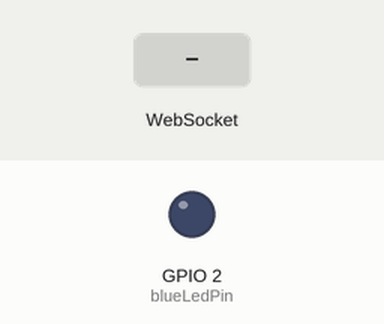
A program run on a simulated ESP32. Shown: output pins drawn as LEDs (lit = HIGH). Dashed ring = blinking. Inputs (shaded band) come from the test bench. WiFi joins after 1.5 s; servers stay silent unless stated; I2S audio is not simulated (input reads silence); what the program prints to the serial monitor is not drawn.

Above: at 3.2 s.
3.3 s: WebSocket text "LED_BLINK" received
At 3.6 s:
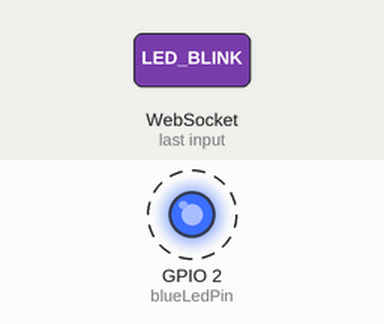
6.3 s: WebSocket text "LED_ON" received
At 7.1 s:
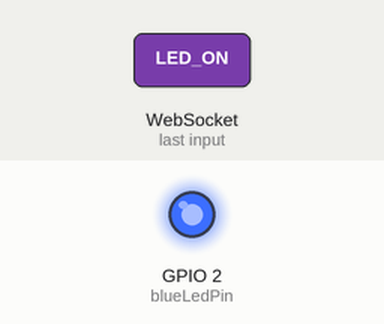
7.8 s: WebSocket text "LED_OFF" received
At 9.2 s:
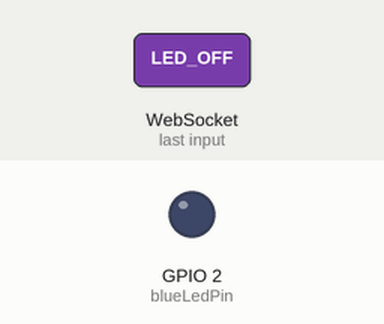
Timing chart, 0 to 10.8 s (numbered marks = the images above; inputs shaded):
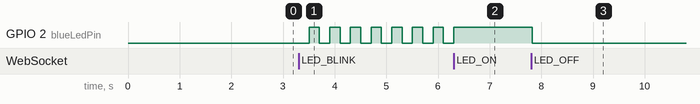

The program:

main.cpp
```cpp
#include <Arduino.h>
#include <WiFi.h>
#include <WebSocketsClient.h>
#include <driver/i2s.h>
#include <HTTPClient.h>
#include "secrets.h"

const char* ssid = SSID;
const char* password = SSID_PASSWORD;

// WebSocket server details
const char* websocket_server = WEBSOCKET_SERVER;
const int websocket_port = 8000;
const char* websocket_path = "/ws/audio";

// WebSocket client object
WebSocketsClient webSocket;

#define I2S_NUM         I2S_NUM_0
#define I2S_BCLK        14
#define I2S_LRCLK       15
#define I2S_DIN         32
#define I2S_SAMPLE_RATE 16000
#define CHUNK_SIZE      512
#define BUFFER_SIZE     (CHUNK_SIZE * sizeof(int16_t))

const int blueLedPin = 2;

int16_t i2s_data[CHUNK_SIZE];

// Function prototypes
void send_audio_data(int16_t* data);
void webSocketEvent(WStype_t type, uint8_t *payload, size_t length);

void setup() {
  Serial.begin(115200);
  pinMode(blueLedPin, OUTPUT);
  digitalWrite(blueLedPin, LOW);

  // Connect to Wi-Fi
  WiFi.begin(ssid, password);
  while (WiFi.status() != WL_CONNECTED) {
    delay(1000);
    Serial.println("Connecting to WiFi...");
  }
  Serial.println("Connected to WiFi");

  // Set up WebSocket connection
  webSocket.begin(websocket_server, websocket_port, websocket_path);
  webSocket.onEvent(webSocketEvent);
  webSocket.setReconnectInterval(5000);

  // Configure I2S
  i2s_config_t i2s_config = {
    .mode = (i2s_mode_t)(I2S_MODE_MASTER | I2S_MODE_RX),
    .sample_rate = I2S_SAMPLE_RATE,
    .bits_per_sample = I2S_BITS_PER_SAMPLE_16BIT,
    .channel_format = I2S_CHANNEL_FMT_ONLY_LEFT,
    .communication_format = I2S_COMM_FORMAT_I2S,
    .intr_alloc_flags = ESP_INTR_FLAG_LEVEL1,
    .dma_buf_count = 4,
    .dma_buf_len = CHUNK_SIZE,
    .use_apll = false,
    .tx_desc_auto_clear = true,
    .fixed_mclk = 0
  };

  i2s_pin_config_t pin_config = {
    .bck_io_num = I2S_BCLK,
    .ws_io_num = I2S_LRCLK,
    .data_out_num = I2S_PIN_NO_CHANGE,
    .data_in_num = I2S_DIN
  };

  i2s_driver_install(I2S_NUM, &i2s_config, 0, NULL);
  i2s_set_pin(I2S_NUM, &pin_config);
  i2s_start(I2S_NUM);
}

void loop() {
  size_t bytes_read;
  esp_err_t err = i2s_read(I2S_NUM, (void*)i2s_data, BUFFER_SIZE, &bytes_read, portMAX_DELAY);

  if (err == ESP_OK && bytes_read == BUFFER_SIZE) {
    send_audio_data(i2s_data);
  } else {
    Serial.println("Error reading I2S data");
  }

  // WebSocket event loop
  webSocket.loop();
}

void send_audio_data(int16_t* data) {
  if (webSocket.isConnected()) {
    webSocket.sendBIN((uint8_t*)data, BUFFER_SIZE);
  } else {
    Serial.println("WebSocket not connected");
  }
}

// Task handle for the blink task
TaskHandle_t blinkTaskHandle = NULL;

// Function to turn the LED ON
void turnLedOn() {
  Serial.println("Turning LED ON");
  digitalWrite(blueLedPin, HIGH);
}

// Function to turn the LED OFF
void turnLedOff() {
  Serial.println("Turning LED OFF");
  digitalWrite(blueLedPin, LOW);
}

// Blink task function
void blinkTask(void *parameter) {
  while (true) {
    digitalWrite(blueLedPin, LOW);
    vTaskDelay(200 / portTICK_PERIOD_MS); // 200ms off
    digitalWrite(blueLedPin, HIGH);
    vTaskDelay(200 / portTICK_PERIOD_MS); // 200ms on
  }
}

// Function to start blinking
void startBlinking() {
  if (blinkTaskHandle == NULL) { // Check if blink task is already running
    Serial.println("Starting blink task");
    xTaskCreate(blinkTask, "BlinkTask", 1024, NULL, 1, &blinkTaskHandle);
  }
}

// Function to stop blinking
void stopBlinking() {
  if (blinkTaskHandle != NULL) {
    Serial.println("Stopping blink task");
    vTaskDelete(blinkTaskHandle);
    blinkTaskHandle = NULL;
    turnLedOff(); // Ensure LED is turned off after stopping blink
  }
}

// WebSocket event listener
void webSocketEvent(WStype_t type, uint8_t *payload, size_t length) {
  switch (type) {
    case WStype_DISCONNECTED:
      Serial.println("WebSocket disconnected");
      stopBlinking(); // Stop blinking if disconnected
      break;

    case WStype_CONNECTED:
      Serial.println("WebSocket connected");
      break;

    case WStype_TEXT:
      if (payload != nullptr && length > 0) {
        String message = String((char *)payload).substring(0, length);
        Serial.print("Received message: ");
        Serial.println(message);

        // Handle LED control commands
        if (message == "LED_ON") {
          stopBlinking();
          turnLedOn();
        } else if (message == "LED_OFF") {
          stopBlinking();
          turnLedOff();
        } else if (message == "LED_BLINK") {
          startBlinking();
        }
      }
      break;

    case WStype_BIN:
      Serial.println("Binary message received");
      break;

    default:
      Serial.println("Unknown WebSocket event");
      break;
  }
}
```

secrets.example.h
```cpp
// Copy to include/secrets.h and fill in. secrets.h is gitignored.
#pragma once

// Wi-Fi network
#define SSID "your-wifi-ssid"
#define SSID_PASSWORD "your-wifi-password"

// Host running voice_control's WebSocket server (port and path are in main.cpp)
#define WEBSOCKET_SERVER "192.0.2.10"
```

Measured:
- after the input at 3.3 s, GPIO 2 (blueLedPin): alternates HIGH for 0.20 s and LOW for 0.20 s, starting after 0.20 s
- after the input at 6.3 s, GPIO 2 (blueLedPin): goes on until 6.3 s, then stays HIGH
- after the input at 7.8 s, GPIO 2 (blueLedPin): HIGH → LOW at once
